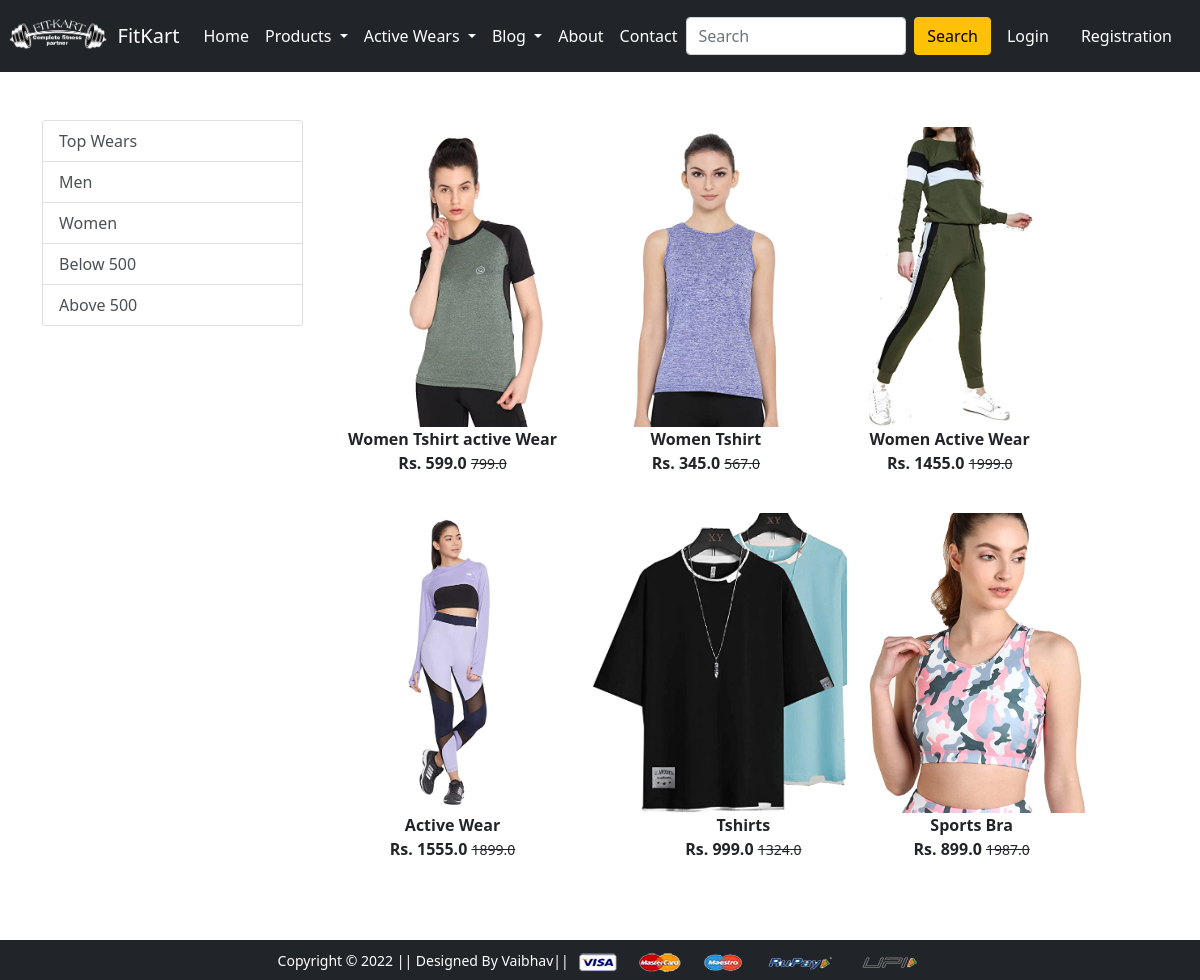
Screenshot of /topwears/ with the database file from the repository.
### app/models.py (models this page shows, shortened)
class Product(models.Model):
 title = models.CharField(max_length=100)
 selling_price = models.FloatField()
 discounted_price = models.FloatField()
 description = models.TextField()
 brand = models.CharField(max_length=100)
 category = models.CharField( choices=CATEGORY_CHOICES, max_length=2)
 product_image = models.ImageField(upload_to='productimg')

### app/views.py (the view)
# urls.py: path('topwears/', views.topwears, name='topwears'),
def topwears(request, data=None):
	totalitem = 0
	if request.user.is_authenticated:
		totalitem = len(Cart.objects.filter(user=request.user))
	if data==None :
			topwears = Product.objects.filter(category='TW')
	elif data == 'Men' or data == 'Women':
			topwears = Product.objects.filter(category='TW').filter(brand=data)
	elif data == 'below':
			topwears = Product.objects.filter(category='TW').filter(discounted_price__lt=500)
	elif data == 'above':
			topwears = Product.objects.filter(category='TW').filter(discounted_price__gt=500)
	if request.method=="POST":
		s2 = request.POST.get('s1')
		topwears = Product.objects.filter(category='TW').filter(title__icontains=s2)
	return render(request, 'app/topwears.html', {'topwears':topwears, 'totalitem':totalitem})

### app/templates/app/topwears.html (shortened to what this page needs)
{% extends 'app/base.html' %}
{% load static %}
{% block main-content %}
<div class="container my-5">
 <div class="row">
  <div class="col-sm-3">
   <div class="list-group">
     <a href="{% url 'topwears' %}" class="list-group-item list-group-item-action" aria-current="true">Top Wears</a>
     <a href="{% url 'topwearsdata' 'Men'  %}" class="list-group-item list-group-item-action" aria-current="true">Men</a>
     <a href="{% url 'topwearsdata' 'Women'  %}" class="list-group-item list-group-item-action">Women</a>
     <a href="{% url 'topwearsdata' 'below'  %}" class="list-group-item list-group-item-action">Below 500</a>
     <a href="{% url 'topwearsdata' 'above'  %}" class="list-group-item list-group-item-action">Above 500</a>
   </div>
  </div>
  <div class="col-sm-8">
   <div class="row">
    {% for product in  topwears %}
     <div class="col-sm-4 text-center mb-4">
      <a href="{% url 'product-detail' product.id %}" class="btn">
       <div class="item">
        <img src="{{product.product_image.url}}" alt="" height="300" class="">
        <div class="fw-bold">{{product.title}}</div>
        <div class="fw-bold">Rs. {{product.discounted_price}} <small class="fw-light text-decoration-line-through">{{product.selling_price}}</small></div>
       </div>
      </a>
     </div>
    {% endfor %}
   </div>
  </div>
 </div>
</div>
{% endblock main-content %}

### rows the page displays
Product: product_image (picture), title "Women Tshirt active Wear", discounted_price "599.0", selling_price "799.0"
Product: product_image (picture), title "Women Tshirt", discounted_price "345.0", selling_price "567.0"
Product: product_image (picture), title "Women Active Wear", discounted_price "1455.0", selling_price "1999.0"
Product: product_image (picture), title "Active Wear", discounted_price "1555.0", selling_price "1899.0"
Product: product_image (picture), title "Tshirts", discounted_price "999.0", selling_price "1324.0"
Product: product_image (picture), title "Sports Bra", discounted_price "899.0", selling_price "1987.0"
